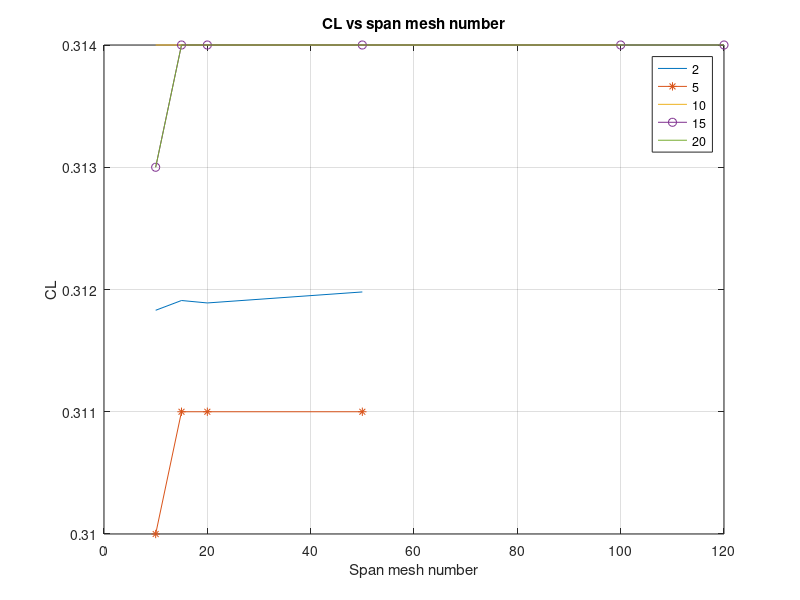
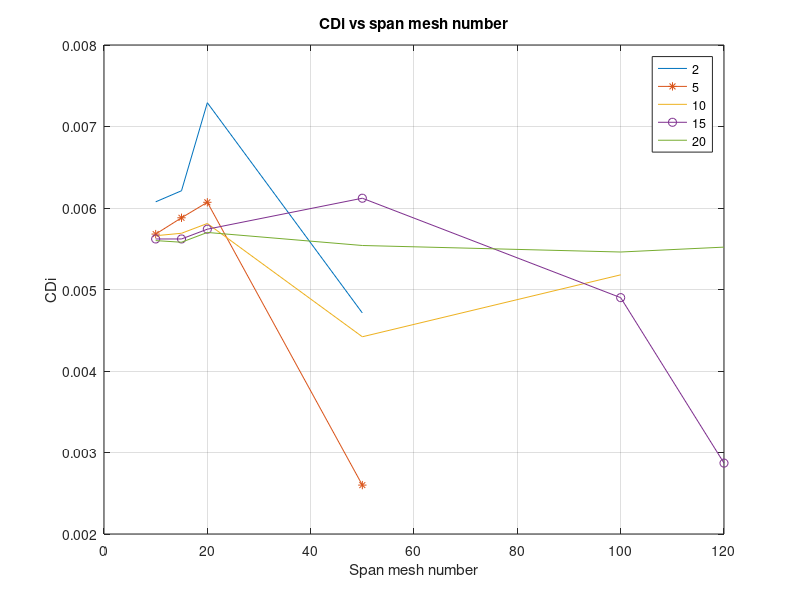

Recreate these plots in MATLAB, in order.
%data processing for AVL
clear
clc
%for uniform distribution
%nChord = [2]
nSpan = [10,15,20,50];

CL = [0.31183,0.31191,0.31189,0.31198];

CD = [0.0060756,0.0062116,0.0072918,0.0047122];

%nChord = [5]
nSpan1 = [10,15,20,50];

CL1 = [0.310,0.311,0.311,0.311];

CD1 = [0.00568,0.00588,0.00607,0.00260];

%nChord = [10]
nSpan2 = [10,15,20,50,100];

CL2 = [0.314,0.314,0.314,0.314,0.314];

CD2 = [0.00566,0.00569,0.00581,0.00442,0.00518];

%nChord = [15]
nSpan3 = [10,15,20,50,100,120];

CL3 = [0.313,0.314,0.314,0.314,0.314,0.314];

CD3 = [0.00562,0.00562,0.00574,0.00612,0.00490,0.00287];

%nChord = [20]
nSpan4 = [10,15,20,50,100,120];

CL4 = [0.313,0.314,0.314,0.314,0.314,0.314];

CD4 = [0.00560,0.00558,0.00570,0.00554,0.00546,0.00552];

figure(1)
plot(nSpan, CL);
hold on
plot(nSpan1,CL1,'*-');
hold on
plot(nSpan2,CL2);
hold on
plot(nSpan3, CL3,'o-');
hold on
plot(nSpan4, CL4);
title("CL vs span mesh number");
legend("2","5","10","15","20")
grid on
xlabel("Span mesh number");
ylabel("CL");
hold off;

figure(2)
plot(nSpan, CD);
hold on
plot(nSpan1,CD1,'*-');
hold on
plot(nSpan2,CD2);
hold on
plot(nSpan3, CD3,'o-');
hold on
plot(nSpan4, CD4);
legend("2","5","10","15","20")
grid on
xlabel("Span mesh number");
title("CDi vs span mesh number");
ylabel("CDi");
hold off;
